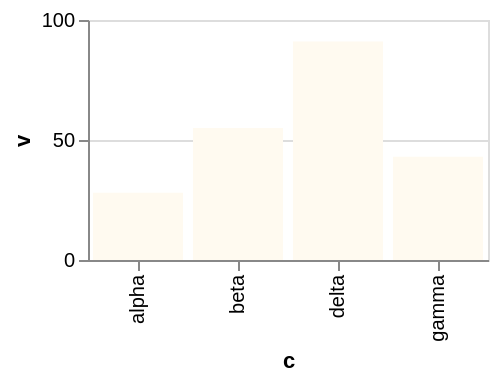

The Vega-Lite source for this figure:
### Vega-Lite specification from a JSON file in a GitHub repository (floating-point values rounded to 4 significant figures)
{"$schema": "https://vega.github.io/schema/vega-lite/v6.json", "width": 200, "height": 120, "data": {"values": [{"c": "alpha", "v": 28, "w": 3, "t": "2024-01-07"}, {"c": "beta", "v": 55, "w": 7, "t": "2024-03-19"}, {"c": "gamma", "v": 43, "w": 5, "t": "2024-06-02"}, {"c": "delta", "v": 91, "w": 9, "t": "2024-09-11"}]}, "mark": "bar", "encoding": {"x": {"field": "c", "type": "nominal"}, "y": {"field": "v", "type": "quantitative"}}, "config": {"bar": {"fill": "floralwhite"}}}
